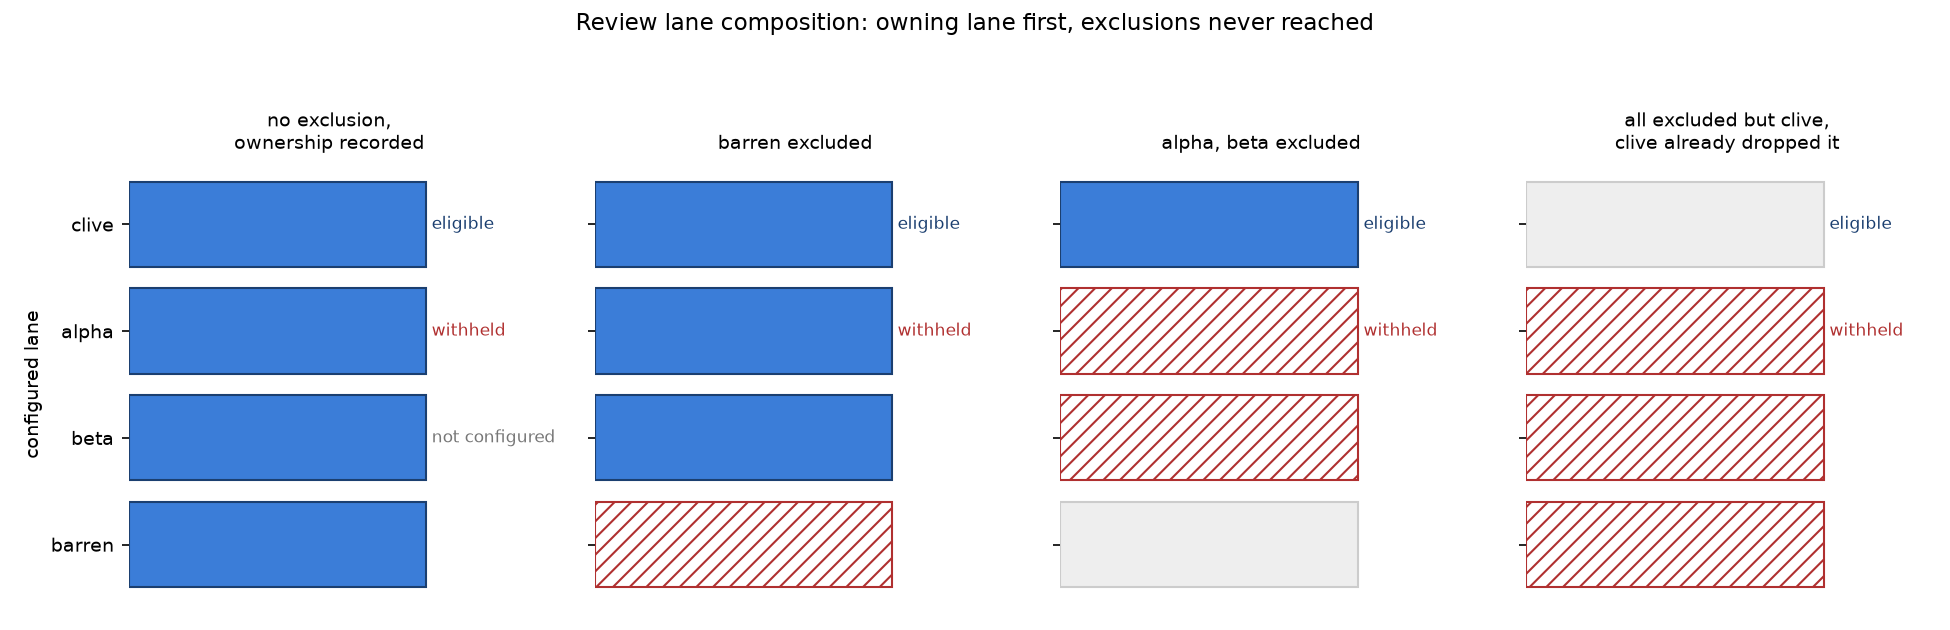

Reproduce this figure in Python.
"""The figure behind §4: how a review's lane is composed from its owning run.

Each column is one configuration, each row one lane. A lane is filled when the
composition may compose the review onto it, hatched when it is withheld, and
blank when it is not configured. The owning run's lane leads when it is present,
the locally served lane follows, and the configured rest fill the tail - and
never a lane named in review_excluded_backends, which is why the exclusion is
drawn as a rule across the fallback rather than as a preference.
"""

from __future__ import annotations

from pathlib import Path

import matplotlib

matplotlib.use("Agg")
import matplotlib.pyplot as plt

LANES = ["clive", "alpha", "beta", "barren"]
CONFIGS = [
    ("no exclusion,\nownership recorded", ["clive", "alpha", "beta", "barren"], []),
    ("barren excluded", ["clive", "alpha", "beta"], ["barren"]),
    ("alpha, beta excluded", ["clive"], ["alpha", "beta"]),
    (
        "all excluded but clive,\nclive already dropped it",
        [],
        ["alpha", "beta", "barren"],
    ),
]

fig, axes = plt.subplots(
    1,
    len(CONFIGS),
    figsize=(
        13,
        4.2,
    ),
    sharey=True,
)
for ax, (title, allowed, excluded) in zip(axes, CONFIGS, strict=True):
    for row, lane in enumerate(LANES):
        y = len(LANES) - 1 - row
        if lane in allowed:
            ax.barh(y, 1.0, color="#3b7dd8", edgecolor="#1b3f70")
        elif lane in excluded:
            ax.barh(y, 1.0, color="none", edgecolor="#b03030", hatch="///")
        else:
            ax.barh(y, 1.0, color="#eeeeee", edgecolor="#cccccc")
    ax.set_title(title, fontsize=9)
    ax.set_yticks(range(len(LANES)))
    ax.set_yticklabels(list(reversed(LANES)), fontsize=9)
    ax.set_xticks([])
    ax.set_xlim(0, 1.35)
    ax.text(1.02, len(LANES) - 1, "eligible", fontsize=8, color="#1b3f70", va="center")
    ax.text(1.02, len(LANES) - 2, "withheld", fontsize=8, color="#b03030", va="center")
    for spine in ax.spines.values():
        spine.set_visible(False)

axes[0].set_ylabel("configured lane", fontsize=9)
axes[0].text(
    1.02, len(LANES) - 3, "not configured", fontsize=8, color="#777777", va="center"
)
fig.suptitle(
    "Review lane composition: owning lane first, exclusions never reached",
    fontsize=11,
)
fig.tight_layout(rect=(0, 0, 1, 0.94))
out = Path(__file__).with_suffix(".png")
fig.savefig(out, dpi=150)
print("wrote", out)
